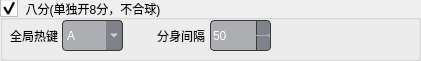
     <widget class="QGroupBox" name="groupBox_22">
      <property name="geometry">
       <rect>
        <x>10</x>
        <y>220</y>
        <width>421</width>
        <height>61</height>
       </rect>
      </property>
      <property name="styleSheet">
       <string notr="true">/* 复选框指示器样式 - 位于标题左侧 */
QGroupBox::indicator {
    width: 18px;
    height: 18px;
    position: absolute;
    left: 5px;
    top: -1px;
}
/* 未选中状态的复选框图标 */
QGroupBox::indicator:unchecked {
    image: url(:/D:/复选框-未选.svg);
    background-color: transparent;
    border: none;
}

/* 选中状态的复选框图标 */
QGroupBox::indicator:checked {
    image: url(:/D:/复选选中 (1).svg);
    background-color: transparent;
    border: none;
}</string>
      </property>
      <property name="title">
       <string>八分(单独开8分，不合球)</string>
      </property>
      <property name="flat">
       <bool>false</bool>
      </property>
      <property name="checkable">
       <bool>true</bool>
      </property>
      <widget class="QComboBox" name="comboBox_23">
       <property name="geometry">
        <rect>
         <x>62</x>
         <y>20</y>
         <width>61</width>
         <height>31</height>
        </rect>
       </property>
       <property name="styleSheet">
        <string notr="true">/* 深色模式 QDoubleSpinBox 美化 */
QComboBox {
   background-color: rgba(23, 28, 40,0.3);     /* 深灰背景 */
    color: #FFFFFF;                 /* 白色文字 */
    border: 1px solid #3A3A3A;      /* 中灰色边框 */
    border-radius: 4px;             /* 圆角 */
	font:10pt &quot;Segoe UI&quot;;
    selection-color: white;         /* 选中文本颜色 */
}

QComboBox::drop-down {
	padding:7px 3px;
    image: url(:/D:/drop-down.svg); /* 浅色下箭头 */
    width: 15px;
    height: 15px;
}

/* 禁用状态 */
QComboBox:disabled {
    background-color: #1A1A1A;      /* 更暗背景 */
    color: #7A7A7A;                 /* 灰色文字 */
    border: 1px solid #2D2D2D;      /* 深灰边框 */
}

/* 鼠标悬停效果 */
QComboBox:hover {
    border: 1px solid #4A4A4A;      /* 边框变亮 */
}
</string>
       </property>
       <item>
        <property name="text">
         <string>A</string>
        </property>
       </item>
       <item>
        <property name="text">
         <string>B</string>
        </property>
       </item>
       <item>
        <property name="text">
         <string>C</string>
        </property>
       </item>
       <item>
        <property name="text">
         <string>D</string>
        </property>
       </item>
       <item>
        <property name="text">
         <string>E</string>
        </property>
       </item>
       <item>
        <property name="text">
         <string>F</string>
        </property>
       </item>
       <item>
        <property name="text">
         <string>G</string>
        </property>
       </item>
       <item>
        <property name="text">
         <string>H</string>
        </property>
       </item>
       <item>
        <property name="text">
         <string>I</string>
        </property>
       </item>
       <item>
        <property name="text">
         <string>J</string>
        </property>
       </item>
       <item>
        <property name="text">
         <string>K</string>
        </property>
       </item>
       <item>
        <property name="text">
         <string>L</string>
        </property>
       </item>
       <item>
        <property name="text">
         <string>M</string>
        </property>
       </item>
       <item>
        <property name="text">
         <string>N</string>
        </property>
       </item>
       <item>
        <property name="text">
         <string>O</string>
        </property>
       </item>
       <item>
        <property name="text">
         <string>P</string>
        </property>
       </item>
       <item>
        <property name="text">
         <string>Q</string>
        </property>
       </item>
       <item>
        <property name="text">
         <string>R</string>
        </property>
       </item>
       <item>
        <property name="text">
         <string>S</string>
        </property>
       </item>
       <item>
        <property name="text">
         <string>T</string>
        </property>
       </item>
       <item>
        <property name="text">
         <string>U</string>
        </property>
       </item>
       <item>
        <property name="text">
         <string>V</string>
        </property>
       </item>
       <item>
        <property name="text">
         <string>W</string>
        </property>
       </item>
       <item>
        <property name="text">
         <string>X</string>
        </property>
       </item>
       <item>
        <property name="text">
         <string>Y</string>
        </property>
       </item>
       <item>
        <property name="text">
         <string>Z</string>
        </property>
       </item>
       <item>
        <property name="text">
         <string>1</string>
        </property>
       </item>
       <item>
        <property name="text">
         <string>2</string>
        </property>
       </item>
       <item>
        <property name="text">
         <string>3</string>
        </property>
       </item>
       <item>
        <property name="text">
         <string>4</string>
        </property>
       </item>
       <item>
        <property name="text">
         <string>5</string>
        </property>
       </item>
       <item>
        <property name="text">
         <string>6</string>
        </property>
       </item>
       <item>
        <property name="text">
         <string>7</string>
        </property>
       </item>
       <item>
        <property name="text">
         <string>8</string>
        </property>
       </item>
       <item>
        <property name="text">
         <string>9</string>
        </property>
       </item>
       <item>
        <property name="text">
         <string>0</string>
        </property>
       </item>
       <item>
        <property name="text">
         <string>空格</string>
        </property>
       </item>
       <item>
        <property name="text">
         <string>~</string>
        </property>
       </item>
      </widget>
      <widget class="QLabel" name="label_83">
       <property name="geometry">
        <rect>
         <x>10</x>
         <y>20</y>
         <width>51</width>
         <height>31</height>
        </rect>
       </property>
       <property name="text">
        <string>全局热键</string>
       </property>
      </widget>
      <widget class="QLabel" name="label_84">
       <property name="geometry">
        <rect>
         <x>157</x>
         <y>20</y>
         <width>51</width>
         <height>31</height>
        </rect>
       </property>
       <property name="text">
        <string>分身间隔</string>
       </property>
      </widget>
      <widget class="QDoubleSpinBox" name="doubleSpinBox_78">
       <property name="geometry">
        <rect>
         <x>210</x>
         <y>20</y>
         <width>61</width>
         <height>31</height>
        </rect>
       </property>
       <property name="styleSheet">
        <string notr="true">/* 深色模式 QDoubleSpinBox 美化 */
QDoubleSpinBox {
	 border: 1px solid #37474F;
    background-color: rgba(23, 28, 40,0.3);
    color: #FFFFFF;                 /* 白色文字 */
    border: 1px solid #3A3A3A;      /* 中灰色边框 */
    border-radius: 4px;             /* 圆角 */
    font: 10pt &quot;Microsoft YaHei UI&quot;; /* 微软雅黑字体 */
   /*selection-background-color: #19232D; /* 选中文本背景-主色调 */
    selection-color: white;         /* 选中文本颜色 */
}


/* 上下按钮区域 */
QDoubleSpinBox::up-button, QDoubleSpinBox::down-button {
   background-color: rgba(23, 28, 40,0.3);      /* 按钮背景 */
    border-left: 1px solid #3A3A3A; /* 左侧分隔线 */
    width: 13px;                   /* 按钮宽度 */
   border-top-right-radius: 3px;   /* 右上圆角 */
    border-bottom-right-radius: 3px;/* 右下圆角 */
}

/* 按钮悬停效果 */
QDoubleSpinBox::up-button:hover, QDoubleSpinBox::down-button:hover {
    background-color: rgb(66, 79, 95);      /* 悬停变亮 */
}

/* 按钮按下效果 */
QDoubleSpinBox::up-button:pressed, QDoubleSpinBox::down-button:pressed {
    background-color: rgb(66, 79, 95);     /* 按下变暗 */
}

/* 上下箭头图标 */
QDoubleSpinBox::up-arrow {
    image: url(:/D:/drop-up.svg); /* 浅色上箭头 */
    width: 12px;
    height: 12px;
}

QDoubleSpinBox::down-arrow {
    image: url(:/D:/drop-down.svg); /* 浅色下箭头 */
    width: 12px;
    height: 12px;
}

/* 禁用状态 */
QDoubleSpinBox:disabled {
    background-color: #1A1A1A;      /* 更暗背景 */
    color: #7A7A7A;                 /* 灰色文字 */
    border: 1px solid #2D2D2D;      /* 深灰边框 */
}

/* 鼠标悬停效果 */
QDoubleSpinBox:hover {
    border: 1px solid #4A4A4A;      /* 边框变亮 */
}
</string>
       </property>
       <property name="decimals">
        <number>0</number>
       </property>
       <property name="minimum">
        <double>1.000000000000000</double>
       </property>
       <property name="maximum">
        <double>1000.000000000000000</double>
       </property>
       <property name="value">
        <double>50.000000000000000</double>
       </property>
      </widget>
     </widget>
